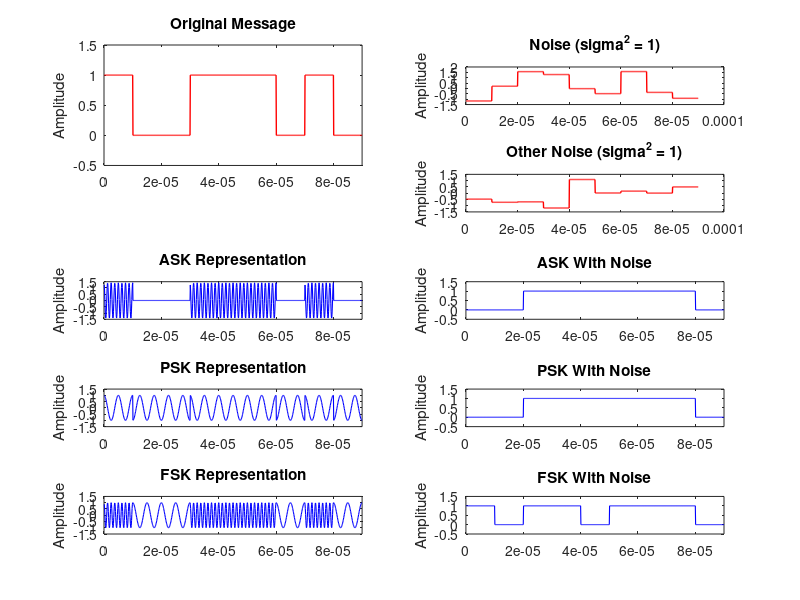

MATLAB code for this plot:
clear;

message = [1 0 0 1 1 1 0 1 0];
noise = normrnd(0,sqrt(1),length(message),1);

bitRate = 100000;
bitPeriod = 1/bitRate;
f1=bitRate*8;                           % carrier frequency for information as 1
f2=bitRate*2;                           % carrier frequency for information as 0
noise2 = normrnd(0,sqrt(1),length(message),1);

Aask= sqrt(2);  % Amplitude of ASK
Ag = 1;         % Amplitude of FSK and PSK (general)

ts=bitPeriod/100:bitPeriod/100:bitPeriod;   %time segment

% Vectors for signal and noisy signal
graphMessage=[];
graphNoise=[];
graphNoise2=[];
ASKsignal=[];
ASKnoise=[];
PSKsignal=[];
PSKnoise=[];
FSKsignal=[];
FSKnoise=[];

for i=1:length(message)
    y1 = message(i)*Aask*cos(2*pi*f1*ts);   % Create ASK cosine wave for time segment
    n=ones(1,100).*noise(i);                % Duplicate value for noise over the whole time segment for graphing
    n2=ones(1,100).*noise2(i);
    if message(i)==1
        g=ones(1,100);          % Repeat 1s message for graphing
        y2=Ag*cos(2*pi*f2*ts);  % Create PSK cosine wave for time segment
        y3=Ag*cos(2*pi*f1*ts);  % Create FSK cosine wave for time segment
        
        % FSK demodulation for 1
        if noise(i)+Ag >= noise2(i)
            FSKnoise=[FSKnoise ones(1,100)];
        else
            FSKnoise=[FSKnoise zeros(1,100)];
        end
        
    else
        g=zeros(1,100);         % Repeat 0s message for graphing
        y2=-Ag*cos(2*pi*f2*ts); % Create PSK cosine wave for time segment
        y3=Ag*cos(2*pi*f2*ts);  % Create FSK cosine wave for time segment
        
        %FSK Demodulation for 0
        if noise2(i)+Ag >= noise(i)
            FSKnoise=[FSKnoise zeros(1,100)];
        else
            FSKnoise=[FSKnoise ones(1,100)];
        end
        
    end
    
    %ASK demodulation
    if message(i)*Aask+noise(i) >= Aask/2
        ASKnoise=[ASKnoise ones(1,100)];
    else
        ASKnoise = [ASKnoise zeros(1,100)];
    end
    
    %PSK demodulation
    if message(i)*2*Ag-Ag+noise(i) >= 0
        PSKnoise = [PSKnoise ones(1,100)];
    else
        PSKnoise = [PSKnoise zeros(1,100)];
    end

    
    % add time segment to vector
    graphMessage=[graphMessage g];
    graphNoise=[graphNoise n];
    graphNoise2=[graphNoise2 n2];
    ASKsignal=[ASKsignal y1];
    PSKsignal=[PSKsignal y2];
    FSKsignal=[FSKsignal y3];
end

tm=bitPeriod/100:bitPeriod/100:100*length(message)*(bitPeriod/100); % Length of graphMessage and graphNoise
tg=bitPeriod/100:bitPeriod/100:bitPeriod*length(message);           % Length of signals


%plot each of the generated signals
subplot(3,2,1);
plot(tm,graphMessage,'Color','red','LineWidth',1);
axis([ 0 bitPeriod*length(message) -0.5 1.5]);
ylabel('Amplitude');
title('Original Message');

subplot (5,2,2);
plot (tm, graphNoise, 'Color', 'red', 'LineWidth',1);
ylabel('Amplitude');
title('Noise (sigma^2 = 1)');

subplot (5,2,4);
plot (tm, graphNoise2, 'Color', 'red', 'LineWidth',1);
ylabel('Amplitude');
title('Other Noise (sigma^2 = 1)');

subplot(5,2,5);
plot(tg,ASKsignal,'Color','blue','LineWidth',0.8);
axis([ 0 bitPeriod*length(message) -1.5 1.5]);
ylabel('Amplitude');
title('ASK Representation');

subplot(5,2,6);
plot(tg,ASKnoise,'Color','blue','LineWidth',0.8);
axis([ 0 bitPeriod*length(message) -0.5 1.5]);
ylabel('Amplitude');
title('ASK With Noise');

subplot(5,2,7);
plot(tg,PSKsignal,'Color','blue','LineWidth',0.8);
axis([ 0 bitPeriod*length(message) -1.5 1.5]);
ylabel('Amplitude');
title('PSK Representation');

subplot(5,2,8);
plot(tg,PSKnoise,'Color','blue','LineWidth',0.8);
axis([ 0 bitPeriod*length(message) -0.5 1.5]);
ylabel('Amplitude');
title('PSK With Noise');

subplot(5,2,9);
plot(tg,FSKsignal,'Color','blue','LineWidth',0.8);
axis([ 0 bitPeriod*length(message) -1.5 1.5]);
ylabel('Amplitude');
title('FSK Representation');

subplot(5,2,10);
plot(tg,FSKnoise,'Color','blue','LineWidth',0.8);
axis([ 0 bitPeriod*length(message) -0.5 1.5]);
ylabel('Amplitude');
title('FSK With Noise');
